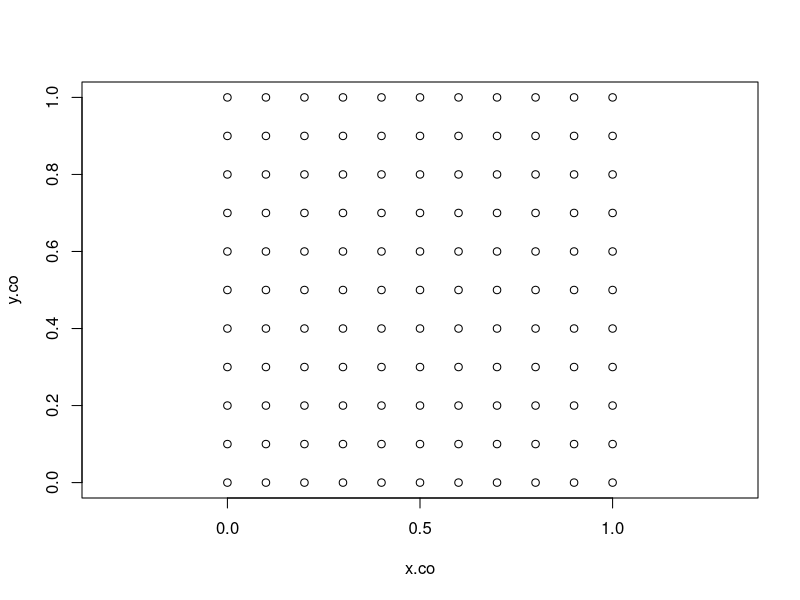
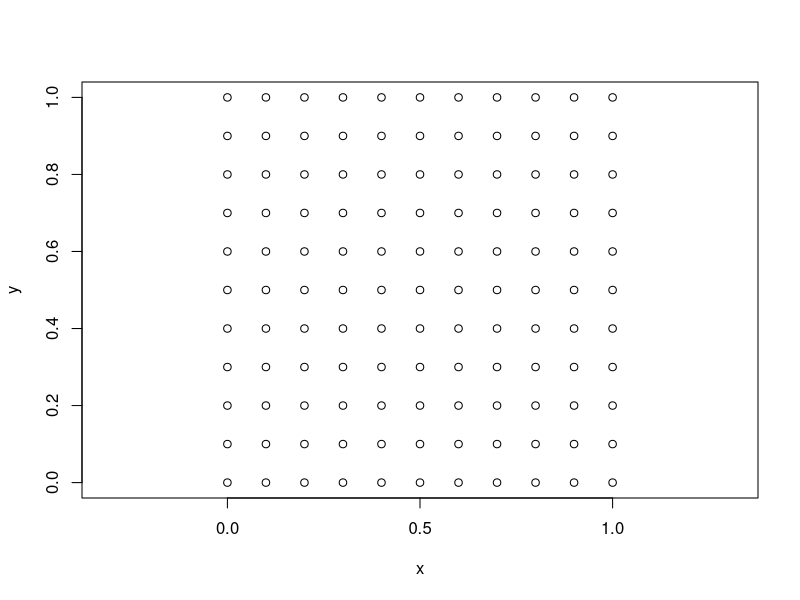
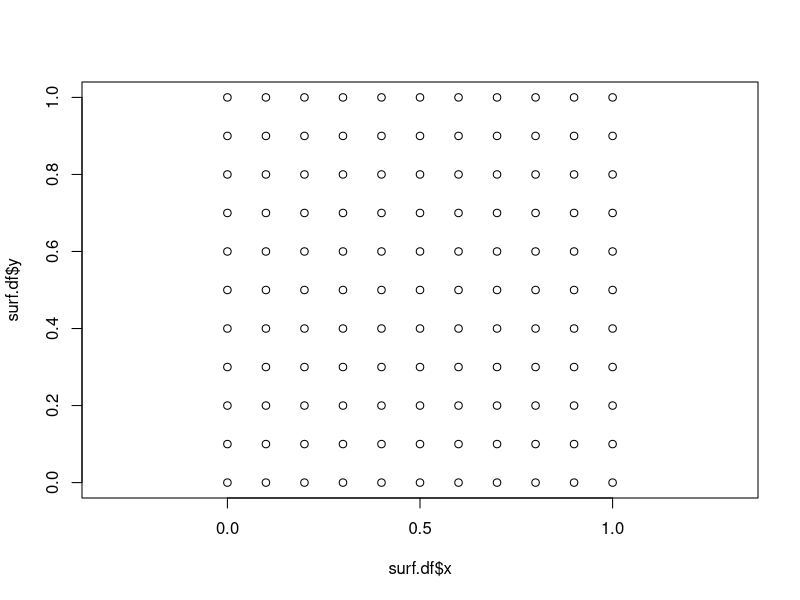
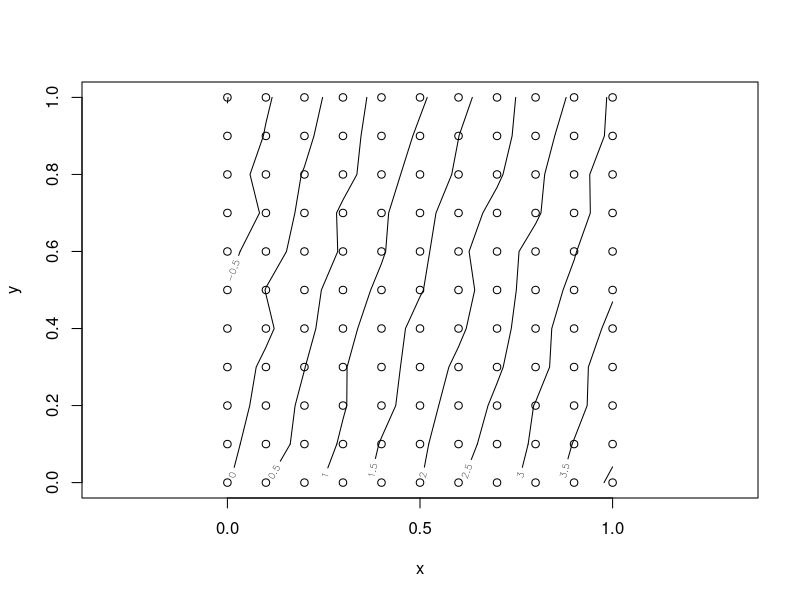
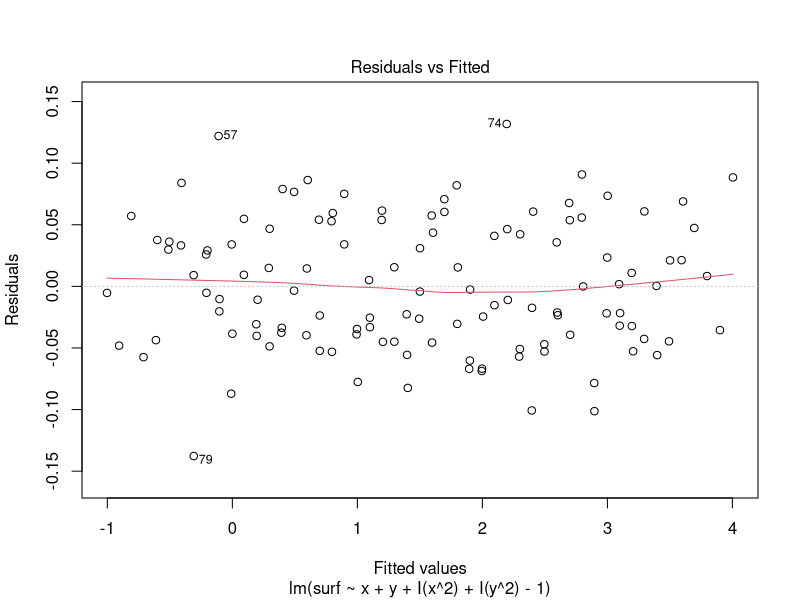
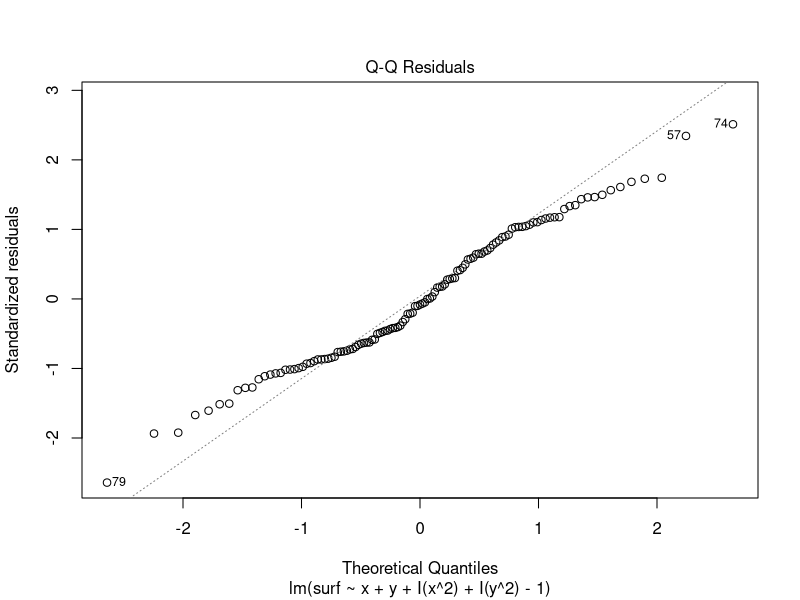
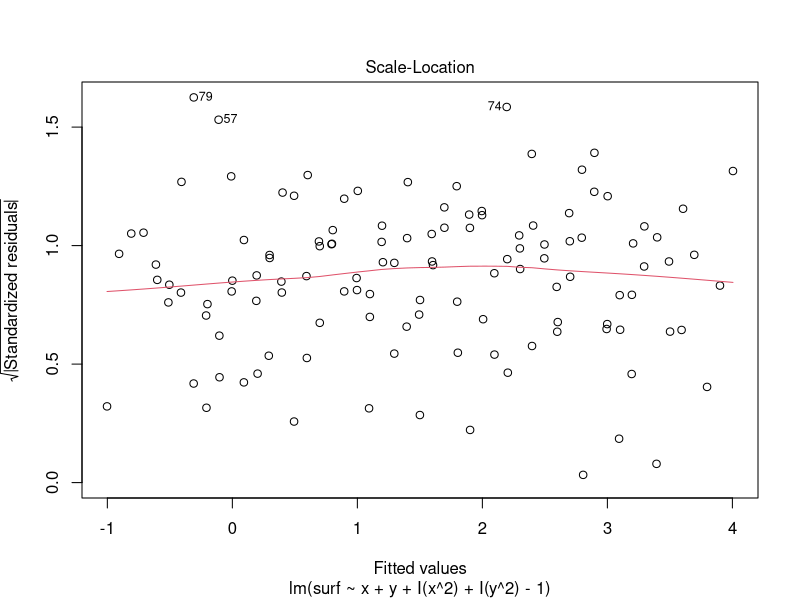
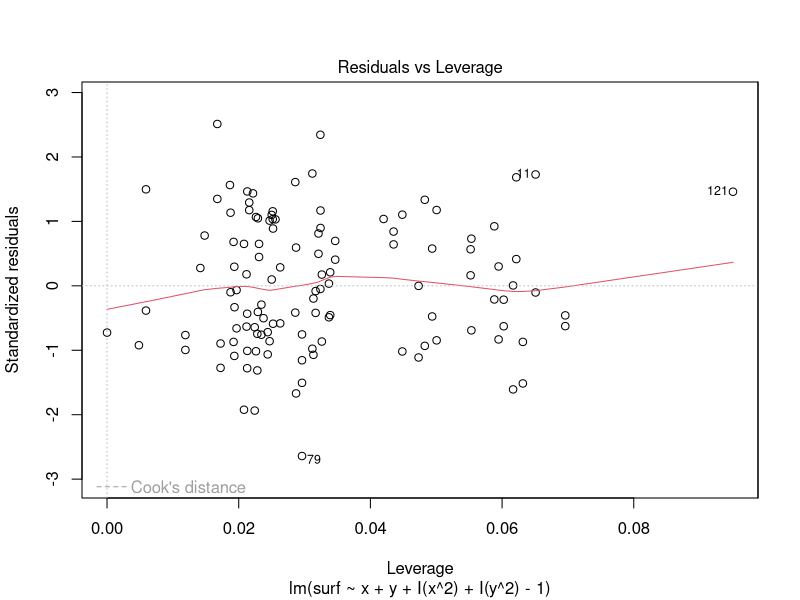

These figures' R source, in order:
## Adat generálás
x.co <- rep(0:10/10,11)
y.co <- rep(0:10/10,length=121,each=11)
plot(x.co,y.co, asp=T)

surf.df <- data.frame(x=x.co,y=y.co)

## Rács megjelenítése
plot(surf.df, asp = TRUE)
plot(surf.df$x,surf.df$y, asp = TRUE)

## Térbeli adatok a rácson
surf.df$surf <- 4 * surf.df$x - surf.df$y + rnorm(nrow(surf.df), sd=0.05)

## Adat mátrix
surf.mat <- matrix(surf.df$surf, nrow=11)

## Felület ábrázolása
plot(surf.df[,1:2], asp = TRUE)
contour(surf.mat, add = TRUE)

surf.lm <- lm(surf ~ x + y + I(x^2) + I(y^2) -1 , surf.df)
summary(surf.lm)
plot(surf.lm)

## nem paraméteres modell
topo.loess <- loess(surf ~ x * y, surf.df,span=0.25, normalize=F)
topo.lo <- predict(topo.loess)

